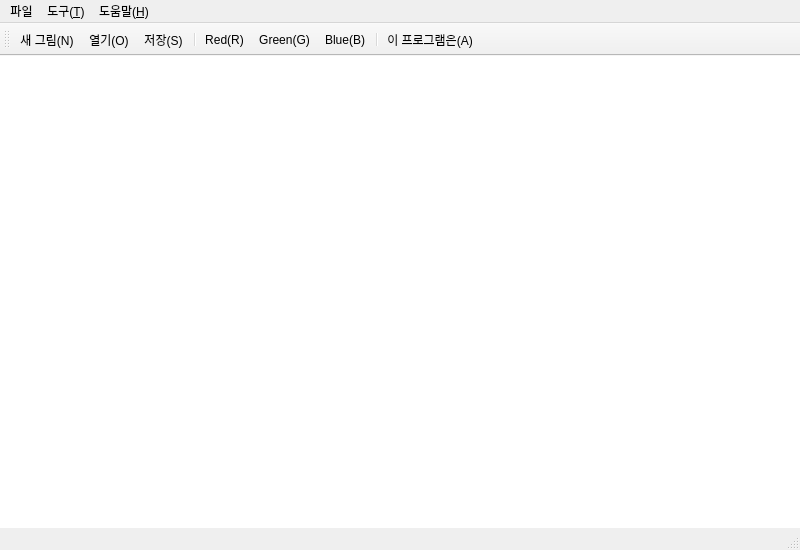
<?xml version="1.0" encoding="UTF-8"?>
<ui version="4.0">
 <class>MainWindow</class>
 <widget class="QMainWindow" name="MainWindow">
  <property name="geometry">
   <rect>
    <x>0</x>
    <y>0</y>
    <width>800</width>
    <height>550</height>
   </rect>
  </property>
  <property name="maximumSize">
   <size>
    <width>800</width>
    <height>550</height>
   </size>
  </property>
  <property name="windowTitle">
   <string>MainWindow</string>
  </property>
  <widget class="QWidget" name="centralwidget">
   <widget class="QLabel" name="lblCanvas">
    <property name="geometry">
     <rect>
      <x>0</x>
      <y>0</y>
      <width>801</width>
      <height>481</height>
     </rect>
    </property>
    <property name="styleSheet">
     <string notr="true">background-color:white</string>
    </property>
    <property name="text">
     <string/>
    </property>
   </widget>
  </widget>
  <widget class="QMenuBar" name="menubar">
   <property name="geometry">
    <rect>
     <x>0</x>
     <y>0</y>
     <width>800</width>
     <height>21</height>
    </rect>
   </property>
   <widget class="QMenu" name="menu">
    <property name="title">
     <string>파일</string>
    </property>
    <addaction name="action_New"/>
    <addaction name="action_Open"/>
    <addaction name="action_Save"/>
    <addaction name="action_Exit"/>
   </widget>
   <widget class="QMenu" name="menu_T">
    <property name="title">
     <string>도구(&amp;T)</string>
    </property>
    <widget class="QMenu" name="menu_P">
     <property name="title">
      <string>펜(&amp;P)</string>
     </property>
     <addaction name="action_PenRed"/>
     <addaction name="action_PenGreen"/>
     <addaction name="action_PenBlue"/>
    </widget>
    <addaction name="menu_P"/>
   </widget>
   <widget class="QMenu" name="menu_H">
    <property name="title">
     <string>도움말(&amp;H)</string>
    </property>
    <addaction name="action_About"/>
   </widget>
   <addaction name="menu"/>
   <addaction name="menu_T"/>
   <addaction name="menu_H"/>
  </widget>
  <widget class="QStatusBar" name="statusbar"/>
  <widget class="QToolBar" name="toolBar">
   <property name="windowTitle">
    <string>toolBar</string>
   </property>
   <attribute name="toolBarArea">
    <enum>TopToolBarArea</enum>
   </attribute>
   <attribute name="toolBarBreak">
    <bool>false</bool>
   </attribute>
   <addaction name="action_New"/>
   <addaction name="action_Open"/>
   <addaction name="action_Save"/>
   <addaction name="separator"/>
   <addaction name="action_PenRed"/>
   <addaction name="action_PenGreen"/>
   <addaction name="action_PenBlue"/>
   <addaction name="separator"/>
   <addaction name="action_About"/>
  </widget>
  <action name="action_New">
   <property name="icon">
    <iconset resource="resources.qrc">
     <normaloff>:/icon/imgs/new.png</normaloff>:/icon/imgs/new.png</iconset>
   </property>
   <property name="text">
    <string>새 그림(&amp;N)</string>
   </property>
  </action>
  <action name="action_Open">
   <property name="icon">
    <iconset resource="resources.qrc">
     <normaloff>:/icon/imgs/open.png</normaloff>:/icon/imgs/open.png</iconset>
   </property>
   <property name="text">
    <string>열기(&amp;O)</string>
   </property>
  </action>
  <action name="action_Save">
   <property name="icon">
    <iconset resource="resources.qrc">
     <normaloff>:/icon/imgs/save.png</normaloff>:/icon/imgs/save.png</iconset>
   </property>
   <property name="text">
    <string>저장(&amp;S)</string>
   </property>
  </action>
  <action name="action_Exit">
   <property name="icon">
    <iconset resource="resources.qrc">
     <normaloff>:/icon/imgs/exit.png</normaloff>:/icon/imgs/exit.png</iconset>
   </property>
   <property name="text">
    <string>종료(&amp;X)</string>
   </property>
  </action>
  <action name="action_PenRed">
   <property name="icon">
    <iconset resource="resources.qrc">
     <normaloff>:/icon/imgs/red.png</normaloff>:/icon/imgs/red.png</iconset>
   </property>
   <property name="text">
    <string>Red(&amp;R)</string>
   </property>
  </action>
  <action name="action_PenGreen">
   <property name="icon">
    <iconset resource="resources.qrc">
     <normaloff>:/icon/imgs/green.png</normaloff>:/icon/imgs/green.png</iconset>
   </property>
   <property name="text">
    <string>Green(G)</string>
   </property>
  </action>
  <action name="action_PenBlue">
   <property name="icon">
    <iconset resource="resources.qrc">
     <normaloff>:/icon/imgs/blue.png</normaloff>:/icon/imgs/blue.png</iconset>
   </property>
   <property name="text">
    <string>Blue(B)</string>
   </property>
  </action>
  <action name="action_About">
   <property name="icon">
    <iconset resource="resources.qrc">
     <normaloff>:/icon/imgs/about.png</normaloff>:/icon/imgs/about.png</iconset>
   </property>
   <property name="text">
    <string>이 프로그램은...(&amp;A)</string>
   </property>
  </action>
 </widget>
 <resources>
  <include location="resources.qrc"/>
 </resources>
 <connections/>
</ui>
